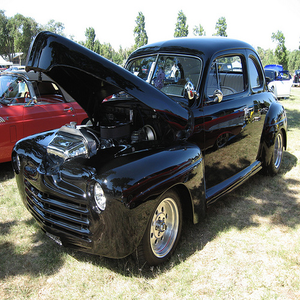
#> input picture dataset100/300x300/automobile1.bmp, 300 x 300 px, given in place of airplane0.bmp, which was not available
$ python image_to_quality.py   (older library calls are emulated)
#> lines starting #> are read from the running program, lines starting #| are printed output that depends on the picture; pictures that were not available may be replaced by others from this repository, and a replacement may not be noted
### image_loss_recovery_emulator/imageproc.py
import cv2
import numpy as np
import random
import os

np.random.seed(7)


# loss_rate = 0.2

def permute_pixels(image):
    row, col, d = image.shape
    out = np.copy(image)
    flat = np.ravel(out)
    ans = np.copy(flat)
    coords = np.random.permutation(len(flat) // 3)
    i = 0
    dic = {}
    for c in coords:
        ans[3 * c:3 * c + 3] = flat[3 * i:3 * i + 3]
        dic[c] = i
        i += 1

    ans = np.reshape(ans, (row, col, d))
    return ans, dic, row, col


def reconstruct_pixels(pic, dic, rr, cc, chunk_size=512):
    flat = np.ravel(pic)
    original = np.copy(flat)
    for pos in dic:
        original[3 * dic[pos]:3 * dic[pos] + 3] = flat[3 * int(pos): 3 * int(pos) + 3]
    img = np.reshape(original, (rr, cc, 3))
    return img


def random_loss(raw, ratio=0.0, chunk_size=512):
    raw_size = len(raw)
    padded_size = (raw_size // chunk_size) * chunk_size + chunk_size
    n_mask = int((padded_size // chunk_size) * float(ratio))
    n_block = padded_size // chunk_size
    mask = np.random.choice(n_block, size=n_mask, replace=False)
    raw = bytearray(raw)
    raw += bytearray(padded_size - raw_size)
    for masked_idx in mask:
        start_idx = masked_idx * chunk_size
        raw[start_idx:start_idx + chunk_size] = bytearray(chunk_size)
    return (bytes(raw[:-(padded_size - raw_size)]))


def apply_loss_to_img(src_img, loss_rate, chunk_size=512):
    img_str = cv2.imencode('.bmp', src_img)[1].tostring()
    pixel_arr_offset = int('A', base=16)
    p = img_str[pixel_arr_offset:pixel_arr_offset + 4]
    offset = int.from_bytes(p, byteorder='little')
    data_seg = img_str[offset:]
    lost_img_str = random_loss(data_seg, loss_rate, chunk_size)
    whole_str = img_str[:offset] + lost_img_str
    nparr = np.fromstring(whole_str, np.uint8)
    im = cv2.imdecode(nparr, cv2.IMREAD_UNCHANGED)
    return im


# [16 lines left out: functions random_loss_points, display_result, not called in this run]


def recover(img, loss_rate, chunk_size=150):
    # if loss_rate <= 0.03:
    #     return img
    k_size = 3
    if loss_rate > 0.6:
        k_size = 7
    if loss_rate > 0.3:
        k_size = 5

    kernel = np.ones((k_size, k_size), np.uint8)

    # fixed = cv2.medianBlur(img, 13)
    fixed = cv2.morphologyEx(img, cv2.MORPH_CLOSE, kernel)
    blur = cv2.GaussianBlur(fixed, (3, 3), 5)
    sharpen = cv2.addWeighted(fixed, 1.5, blur, -0.5, 0, fixed)
    return sharpen
    # return fixed


def create_damaged_images_set(filename, loss_rate, redo=True):
    orig_name = os.path.splitext(filename)[0]
    lr = str(int(loss_rate * 100))
    orig_name = orig_name + '_' + lr
    raw_img_name = orig_name + '_0.bmp'
    lossy_img_name = orig_name + '_1.bmp'
    lossy_and_repaired_name = orig_name + '_2.bmp'
    inter_deinter_name = orig_name + '_3.bmp'
    inter_deinter_repaired_name = orig_name + '_4.bmp'

    if not redo:
        exists = os.path.isfile(raw_img_name)
        exists = exists and os.path.isfile(lossy_img_name)
        exists = exists and os.path.isfile(lossy_and_repaired_name)
        exists = exists and os.path.isfile(inter_deinter_name)
        exists = exists and os.path.isfile(inter_deinter_repaired_name)
        if (exists):
            return

    image = cv2.imread(filename, cv2.IMREAD_COLOR)
    r, c, d = image.shape

    cv2.imwrite(raw_img_name, image)

    shortName = filename.split('.')[0]
    original_scheme = apply_loss_to_img(image, loss_rate, chunk_size=512)
    # display_result(original_scheme)
    cv2.imwrite(lossy_img_name, original_scheme)

    # try_repaired = cv2.medianBlur(original_scheme, 5)
    try_repaired = recover(original_scheme, loss_rate, chunk_size=512)

    cv2.imwrite(lossy_and_repaired_name, try_repaired)

    (perm_img, d, row, col) = permute_pixels(image)
    # cv2.imwrite(shortName + '_interleaved' + '.bmp', perm_img)

    dmg_permuted_img = apply_loss_to_img(perm_img, loss_rate, chunk_size=512)
    # cv2.imwrite(shortName + '_interleaved_then_with_loss' + '.bmp', dmg_permuted_img)

    reconstructed = reconstruct_pixels(dmg_permuted_img, d, row, col, chunk_size=512)
    cv2.imwrite(inter_deinter_name, reconstructed)

    # repaired = cv2.medianBlur(reconstructed, 5)
    repaired = recover(reconstructed, loss_rate, chunk_size=512)

    cv2.imwrite(inter_deinter_repaired_name, repaired)


# create_damaged_images_set('/Users/zsw95/git/lossy_image/dataset100/300x300/automobile0.bmp', 0.25)

### image_to_quality.py
# Py3
from video_quality import vifp
from video_quality import ssim
from video_quality import psnr
from video_quality import niqe
from video_quality import reco
from image_loss_recovery_emulator.imageproc import create_damaged_images_set
import pickle
import matplotlib.pyplot as plt
import scipy
import numpy

file_list = ["airplane", "automobile", "bird", "cat", "deer",
             "dog", "frog", "horse", "ship", "truck"]
# loss_rate_list = [0.02, 0.04, 0.06, 0.08, 0.10, 0.2, 0.3]
# loss_rate_list = [0.00, 0.02, 0.04, 0.06, 0.08, 0.10, 0.2, 0.3, 0.4]
loss_rate_list = [0.04, 0.06, 0.08, 0.10, 0.15, 0.2, 0.25, 0.3, 0.35, 0.4]
quality_metric_list = ["vifp", "psnr", "ssim"]

# use numpy array to get three quality
# [43 lines left out: functions image_np_to_quality, image_file_to_quality, ref_and_dist_list_to_quality_list, one_name_to_all_result, not called in this run]


# generate file_lr_id.bmp, lr in loss rate list, id in [0,5]
def emulator_file_list_at_all_loss_rate(path, file_list, loss_rate_list, redo=False):
    for loss_rate in loss_rate_list:
        for filename in file_list:
            # todo: need to check the existence of the files
            create_damaged_images_set(path+filename+".bmp", loss_rate, redo=redo) # loss rate here is a float

# get 1,2,3,4 results, for filename_string of loss rate
# [61 lines left out: functions get_result_for_one_file_at_loss_rate, get_all_result, parse_dataset_result_for_one_metric, not called in this run]

if __name__ == "__main__":
    print("Emulating all files")

    all_file_list = []
    for name in file_list:
        for i in range(10):
            all_file_list.append(name+str(i))
    emulator_file_list_at_all_loss_rate("./testset/", all_file_list, loss_rate_list, redo=False)
#> in create_damaged_images_set, image is the input picture: shape (300, 300, 3); mean B, G, R 116, 120.1, 118.9
#> in apply_loss_to_img, `offset = int.from_bytes(p, byteorder='little')`: offset = 54
#> in apply_loss_to_img, `im = cv2.imdecode(nparr, cv2.IMREAD_UNCHANGED)`:
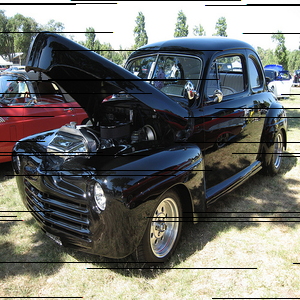
#> im: shape (300, 300, 3); mean B, G, R 111.3, 115.4, 114.1
#> in recover, `fixed = cv2.morphologyEx(img, cv2.MORPH_CLOSE, kernel)`:
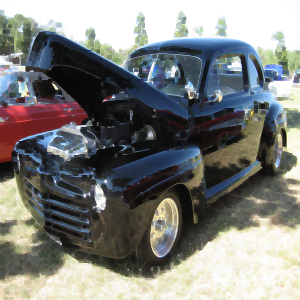
#> fixed: shape (300, 300, 3); mean B, G, R 124.9, 127.7, 126.2
#> in recover, `blur = cv2.GaussianBlur(fixed, (3, 3), 5)`:
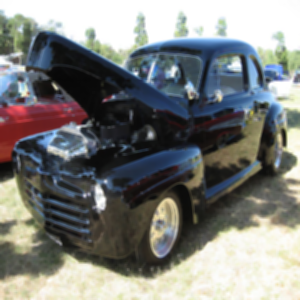
#> blur: shape (300, 300, 3); mean B, G, R 124.9, 127.7, 126.2
#> the loop in permute_pixels, `for c in coords:` made 90000 passes
#> c on passes 1 to 3: 60319, 28617, 68226
#> after the loop in permute_pixels, `for c in coords:`: dic = 90000 items; i = 90000
#> in permute_pixels, `ans = np.reshape(ans, (row, col, d))`:
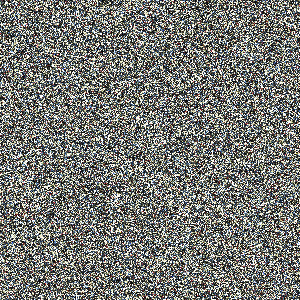
#> ans: shape (300, 300, 3); mean of channels 0, 1, 2 116, 120.1, 118.9; drawn as B, G, R
#> in create_damaged_images_set, `(perm_img, d, row, col) = permute_pixels(image)`: d = 90000 items; row = 300
#> call 2 of apply_loss_to_img, with loss_rate = 0.04, chunk_size = 512
#> in apply_loss_to_img (call 2), `im = cv2.imdecode(nparr, cv2.IMREAD_UNCHANGED)`:
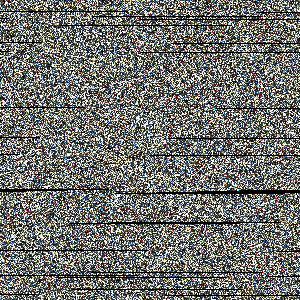
#> im: shape (300, 300, 3); mean B, G, R 111.3, 115.3, 114.1
#> the loop in reconstruct_pixels, `for pos in dic:` made 90000 passes
#> in reconstruct_pixels, `img = np.reshape(original, (rr, cc, 3))`:
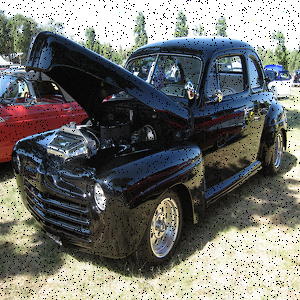
#> img: shape (300, 300, 3); mean of channels 0, 1, 2 111.3, 115.3, 114.1; drawn as B, G, R
#> call 2 of recover, with loss_rate = 0.04, chunk_size = 512
#> in recover (call 2), `sharpen = cv2.addWeighted(fixed, 1.5, blur, -0.5, 0, fixed)`:
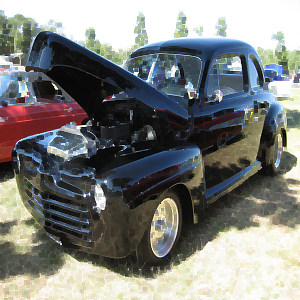
#> sharpen: shape (300, 300, 3); mean of channels 0, 1, 2 125, 127.8, 126.2; drawn as B, G, R
#> (the run stopped early here; a loop or call above may not have finished)

$ run again, on dataset100/300x300/automobile2.bmp
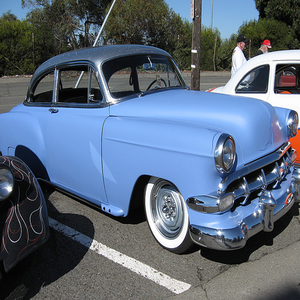
#> input picture dataset100/300x300/automobile2.bmp, 300 x 300 px, given in place of airplane0.bmp, which was not available
#> in create_damaged_images_set, image is the input picture: shape (300, 300, 3); mean B, G, R 123, 105.1, 91.1
#> offset = 54
#> the loop in permute_pixels, `for c in coords:` made 90000 passes
#> c on passes 1 to 3: 60319, 28617, 68226
#> after the loop in permute_pixels, `for c in coords:`: dic = 90000 items; i = 90000
#> in create_damaged_images_set, `(perm_img, d, row, col) = permute_pixels(image)`: d = 90000 items; row = 300
#> in apply_loss_to_img (call 2), `im = cv2.imdecode(nparr, cv2.IMREAD_UNCHANGED)`:
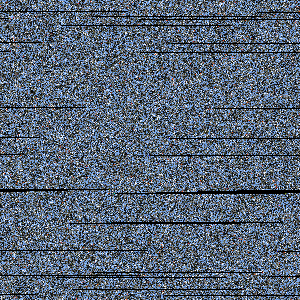
#> im: shape (300, 300, 3); mean B, G, R 118.1, 100.9, 87.5
#> the loop in reconstruct_pixels, `for pos in dic:` made 90000 passes
#> in reconstruct_pixels, `img = np.reshape(original, (rr, cc, 3))`:
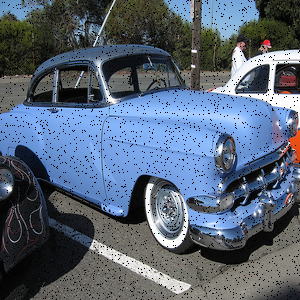
#> img: shape (300, 300, 3); mean of channels 0, 1, 2 118.1, 100.9, 87.5; drawn as B, G, R

$ run again, on dataset100/300x300/automobile3.bmp
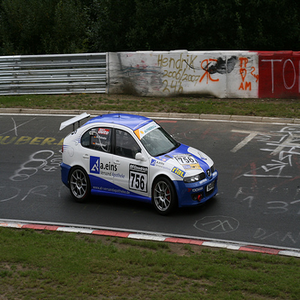
#> input picture dataset100/300x300/automobile3.bmp, 300 x 300 px, given in place of airplane0.bmp, which was not available
#> in create_damaged_images_set, image is the input picture: shape (300, 300, 3); mean B, G, R 60.9, 70.3, 70.7
#> offset = 54
#> the loop in permute_pixels, `for c in coords:` made 90000 passes
#> c on passes 1 to 3: 60319, 28617, 68226
#> after the loop in permute_pixels, `for c in coords:`: dic = 90000 items; i = 90000
#> in create_damaged_images_set, `(perm_img, d, row, col) = permute_pixels(image)`: d = 90000 items; row = 300
#> in apply_loss_to_img (call 2), `im = cv2.imdecode(nparr, cv2.IMREAD_UNCHANGED)`:
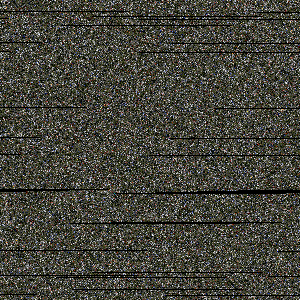
#> im: shape (300, 300, 3); mean B, G, R 58.5, 67.6, 68
#> the loop in reconstruct_pixels, `for pos in dic:` made 90000 passes
#> in reconstruct_pixels, `img = np.reshape(original, (rr, cc, 3))`:
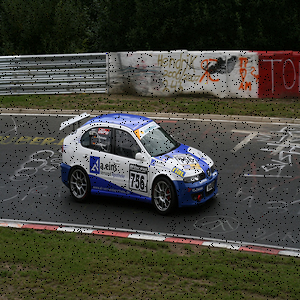
#> img: shape (300, 300, 3); mean of channels 0, 1, 2 58.5, 67.6, 68; drawn as B, G, R
